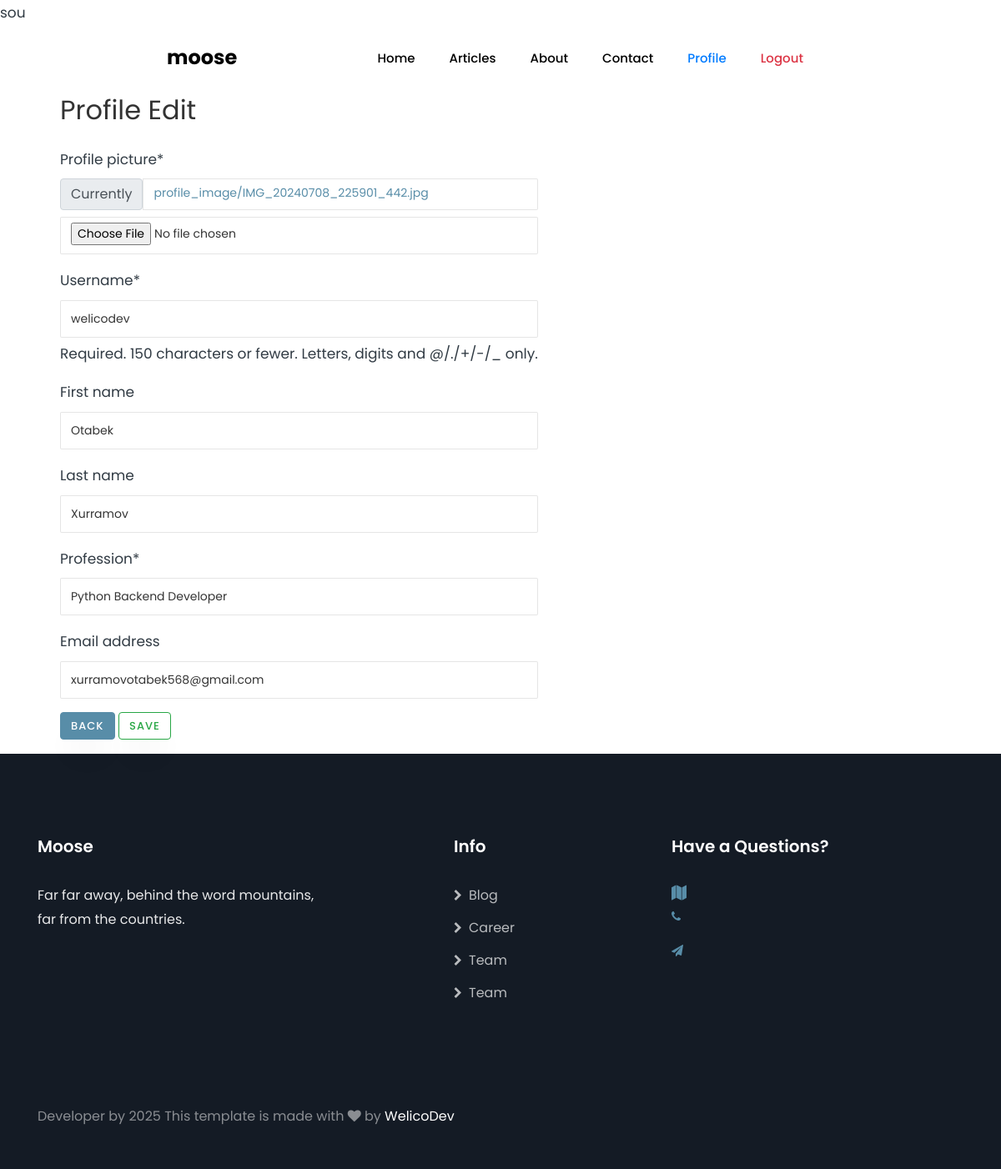
Page /users/profile/welicodev/edit/ (signed in) on the committed database.
### users/models.py (models this page shows, shortened)
class CustomUser(AbstractUser):
    profile_picture = models.ImageField(default="profile_default_picture.jpg", upload_to='profile_image')
    profession = models.CharField(max_length=250)

### users/views.py (the view, shortened to what this page needs)
# urls.py: path('profile/<str:username>/edit/' , ProfileUpdateView.as_view() , name="profile_edit"),
class ProfileUpdateView(LoginRequiredMixin, View):
    def get(self, request , username):
        user_update_form = ProfileEditForm(instance=request.user)
        context = {
            "form": user_update_form,
        }
        return render(request, 'users/profile_edit.html', context)

### users/forms.py
class ProfileEditForm(forms.ModelForm):
    class Meta:
        model = CustomUser
        fields = ('profile_picture','username', 'first_name' , 'last_name', 'profession', 'email')

### templates/users/profile_edit.html (shortened to what this page needs)
sou{% extends 'base.html' %}
{% load crispy_forms_tags %}
{% block content %}
    <div class="row mx-5">
        <div class="mx-4">
            <h2>Profile Edit</h2>
            <form method="post" enctype="multipart/form-data">{% csrf_token %}
                {{ form | crispy }}
             <a href="{% url 'users:profile' request.user %}" class="btn btn-primary">Back</a>
            <button type="submit" class="btn btn-outline-success">Save</button>
            </form>
        </div>
    </div>
{% endblock %}

### rows in the picture
CustomUser: username "welicodev", first_name "Otabek", last_name "Xurramov", profession "Python Backend Developer", email "xurramovotabek568@gmail.com"
